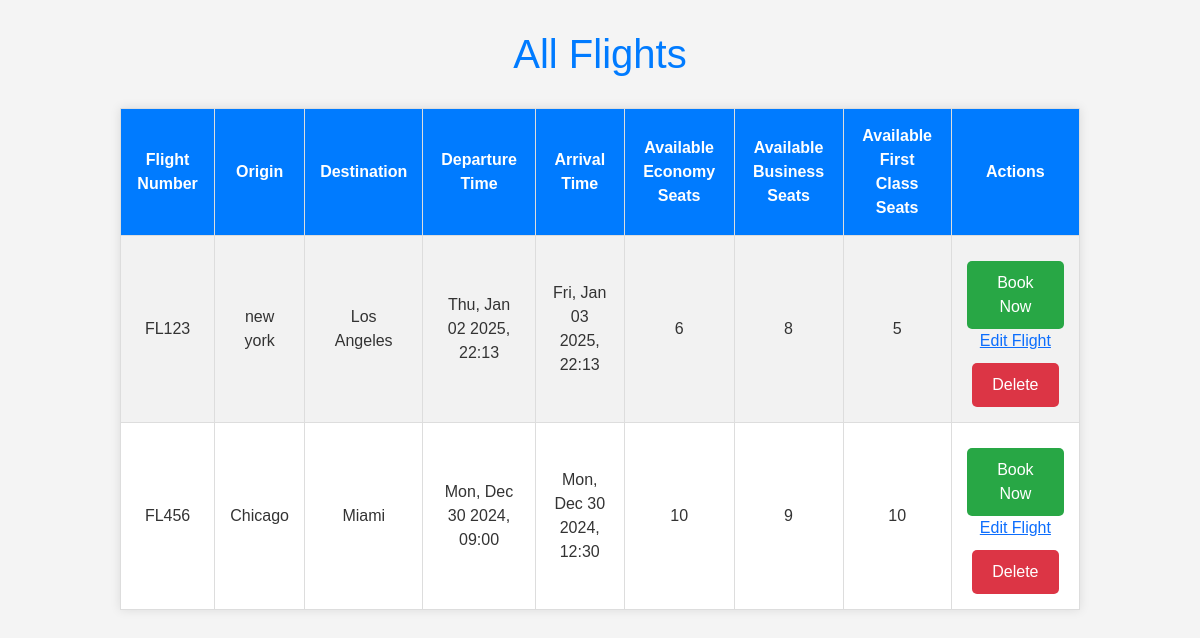
/flight_list/ (signed in), run on an earlier commit of the app's database.
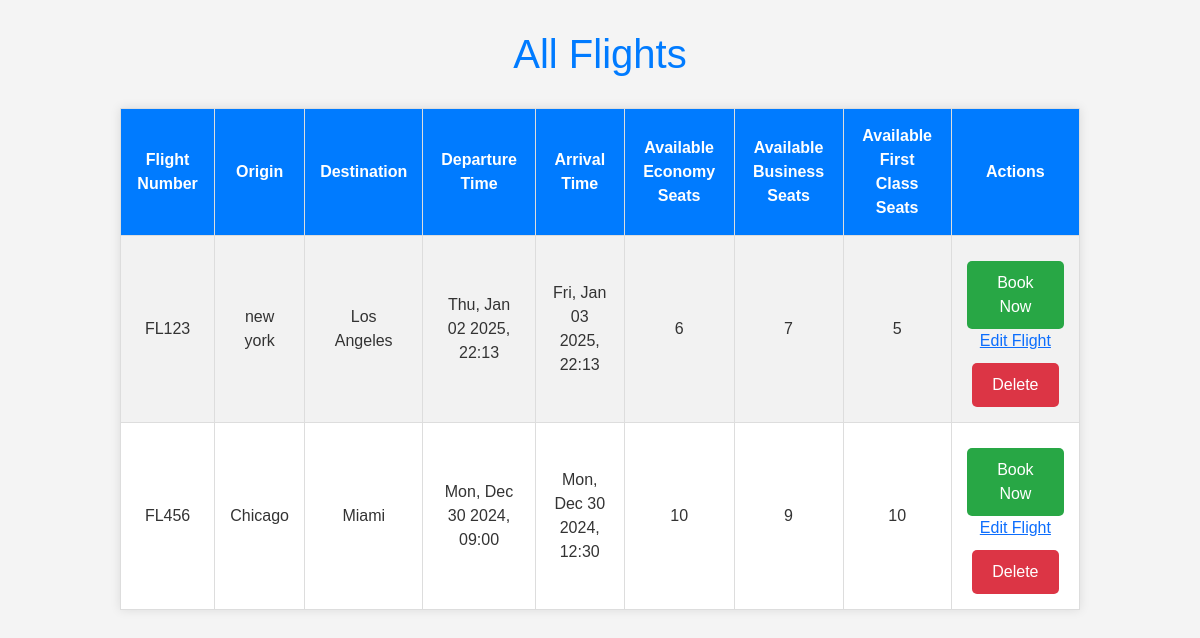
And on a later commit of the database.
### app/models.py (models this page shows, shortened)
class Flight(models.Model):
    flight_number = models.CharField(max_length=100)
    origin = models.CharField(max_length=100)
    destination = models.CharField(max_length=100)
    departure_time = models.DateTimeField()
    arrival_time = models.DateTimeField()
    economy_seats = models.IntegerField(default=0)
    business_seats = models.IntegerField(default=0)
    first_class_seats = models.IntegerField(default=0)
    economy_price = models.DecimalField(max_digits=10, decimal_places=2)
    business_price = models.DecimalField(max_digits=10, decimal_places=2)
    first_class_price = models.DecimalField(max_digits=10, decimal_places=2)
    available_seats = models.IntegerField(default=0)

### app/views.py (the view)
# urls.py: path('flight_list/', views.flight_list, name='flight_list'),
@login_required
def flight_list(request):
    flights = Flight.objects.all()
    for flight in flights:
        flight.available_economy_seats = flight.economy_seats - Booking.objects.filter(flight=flight, class_type='Economy').count()
        flight.available_business_seats = flight.business_seats - Booking.objects.filter(flight=flight, class_type='Business').count()
        flight.available_first_class_seats = flight.first_class_seats - Booking.objects.filter(flight=flight, class_type='First Class').count()
    return render(request, 'admin/flight_list.html', {'flights': flights})

### templates/admin/flight_list.html (shortened to what this page needs)
<!DOCTYPE html>
<html lang="en">
<head>
    <link href="https://cdn.jsdelivr.net/npm/bootstrap@5.3.3/dist/css/bootstrap.min.css" rel="stylesheet">
</head>
<body>
    <h1>All Flights</h1>
    <table>
        <tr>
            <th>Flight Number</th>
            <th>Origin</th>
            <th>Destination</th>
            <th>Departure Time</th>
            <th>Arrival Time</th>
            <th>Available Economy Seats</th>
            <th>Available Business Seats</th>
            <th>Available First Class Seats</th>
            <th>Actions</th>
        </tr>
        {% for flight in flights %}
        <tr>
            <td>{{ flight.flight_number }}</td>
            <td>{{ flight.origin }}</td>
            <td>{{ flight.destination }}</td>
            <td>{{ flight.departure_time|date:"D, M d Y, H:i" }}</td>
            <td>{{ flight.arrival_time|date:"D, M d Y, H:i" }}</td>
            <td>{{ flight.economy_seats }}</td>
            <td>{{ flight.business_seats }}</td>
            <td>{{ flight.first_class_seats }}</td>
            <td>
                <a href="{% url 'book_flight' flight.id %}" class="book-now">Book Now</a>
                <a href="{% url 'edit_booking' flight.id %}">Edit Flight</a>
                <a href="{% url 'delete_booking' flight.id %}" class="delete-btn" onclick="return confirm('Are you sure you want to delete this flight?');">Delete</a>
            </td>
        </tr>
        {% endfor %}
    </table>
</body>
</html>

What changed in the data, as far as the page shows it:
changed Flight "FL123": business_seats "8" → "7"
